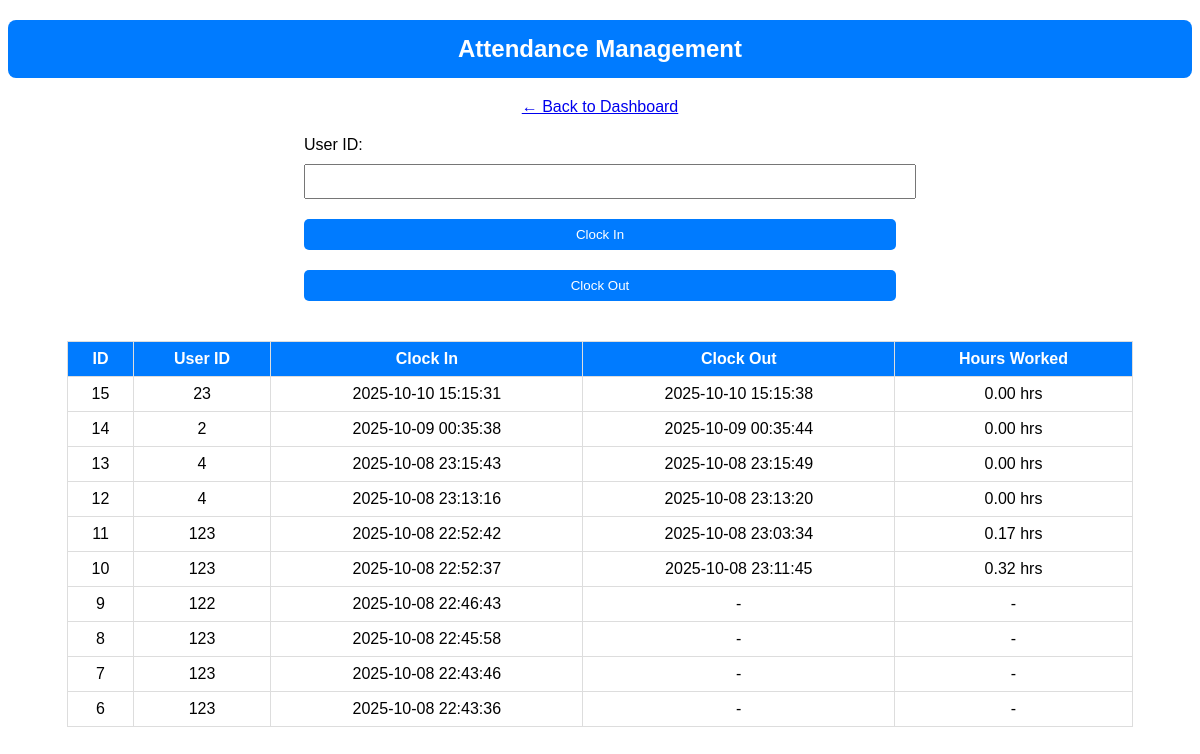
Screenshot of /attendance.php with the database file from the repository.
### tables this page shows
CREATE TABLE IF NOT EXISTS `attendance` (
  `id` int NOT NULL AUTO_INCREMENT,
  `user_id` int DEFAULT NULL,
  `clock_in` datetime DEFAULT NULL,
  `clock_out` datetime DEFAULT NULL,
  `hours_worked` decimal(6,2) DEFAULT NULL,
  PRIMARY KEY (`id`),
  KEY `user_id` (`user_id`)
);

### attendance.php (the view, shortened to what this page needs)
<?php include('db.php'); ?>
<!DOCTYPE html>
<html>
<head>
</head>
<body>
<h2>Attendance Management</h2>
<a href="admin_dashboard.php">← Back to Dashboard</a>
<form method="POST" action="">
    <label>User ID:</label>
    <input type="number" name="user_id" required>
    <button type="submit" name="clock_in">Clock In</button>
    <button type="submit" name="clock_out">Clock Out</button>
</form>
<?php
$result = $conn->query("SELECT * FROM attendance ORDER BY id DESC");
if ($result && $result->num_rows > 0) {
    echo "<table>
            <tr>
                <th>ID</th>
                <th>User ID</th>
                <th>Clock In</th>
                <th>Clock Out</th>
                <th>Hours Worked</th>
            </tr>";
    while ($row = $result->fetch_assoc()) {
        echo "<tr>
                <td>{$row['id']}</td>
                <td>{$row['user_id']}</td>
                <td>{$row['clock_in']}</td>
                <td>" . ($row['clock_out'] ? $row['clock_out'] : '-') . "</td>
                <td>" . ($row['hours_worked'] !== null ? $row['hours_worked'] . ' hrs' : '-') . "</td>
              </tr>";
    }
    echo "</table>";
} else {
    echo "<p>No attendance records found.</p>";
}
?>
</body>
</html>

### attendance.php (style rules this page uses)
body { font-family: Arial; text-align: center; }
h2 { background-color: #007BFF; color: white; padding: 15px; border-radius: 8px; }
form { width: 50%; margin: 20px auto; text-align: left; }
input, button { width: 100%; padding: 8px; margin: 10px 0; }
button { background-color: #007BFF; color: white; border: none; border-radius: 5px; cursor: pointer; }
table { width: 90%; margin: 30px auto; border-collapse: collapse; }
th, td { border: 1px solid #ddd; padding: 8px; text-align: center; }
th { background-color: #007BFF; color: white; }

### rows the page displays
attendance: id "15", user "23", clock_in "2025-10-10 15:15:31", clock_out "2025-10-10 15:15:38", hours_worked "0.00"
attendance: id "14", user "2", clock_in "2025-10-09 00:35:38", clock_out "2025-10-09 00:35:44", hours_worked "0.00"
attendance: id "13", user "4", clock_in "2025-10-08 23:15:43", clock_out "2025-10-08 23:15:49", hours_worked "0.00"
attendance: id "12", user "4", clock_in "2025-10-08 23:13:16", clock_out "2025-10-08 23:13:20", hours_worked "0.00"
attendance: id "11", user "123", clock_in "2025-10-08 22:52:42", clock_out "2025-10-08 23:03:34", hours_worked "0.17"
attendance: id "10", user "123", clock_in "2025-10-08 22:52:37", clock_out "2025-10-08 23:11:45", hours_worked "0.32"
attendance: id "9", user "122", clock_in "2025-10-08 22:46:43"
attendance: id "8", user "123", clock_in "2025-10-08 22:45:58"
attendance: id "7", user "123", clock_in "2025-10-08 22:43:46"
attendance: id "6", user "123", clock_in "2025-10-08 22:43:36"
